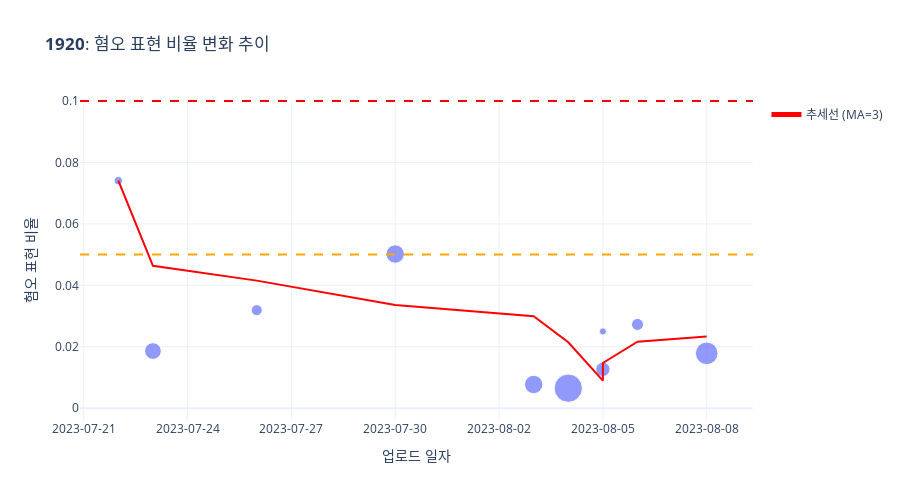
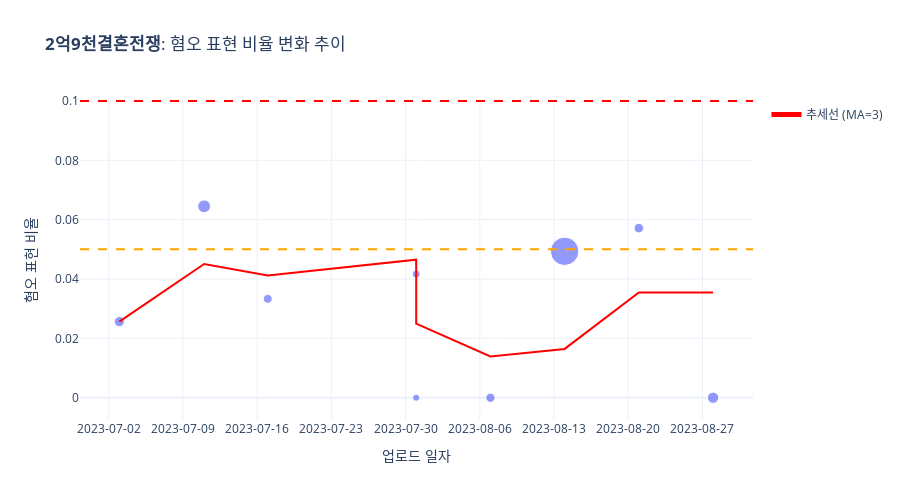
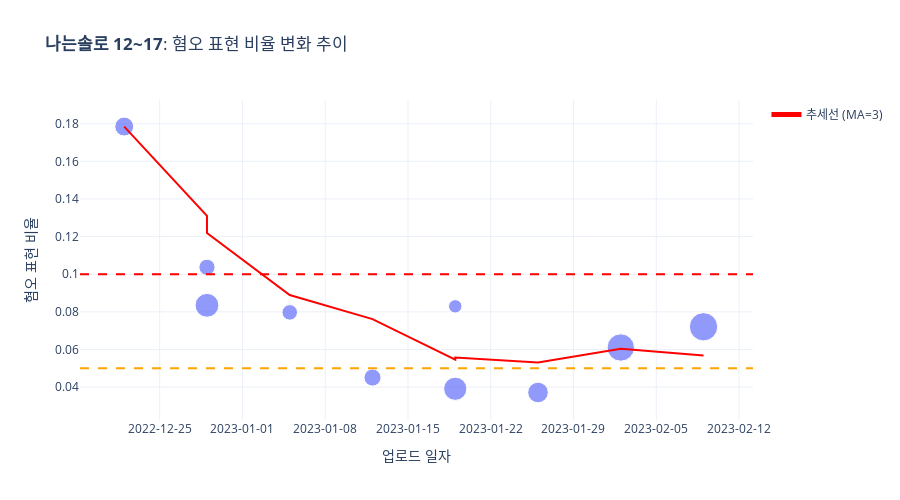
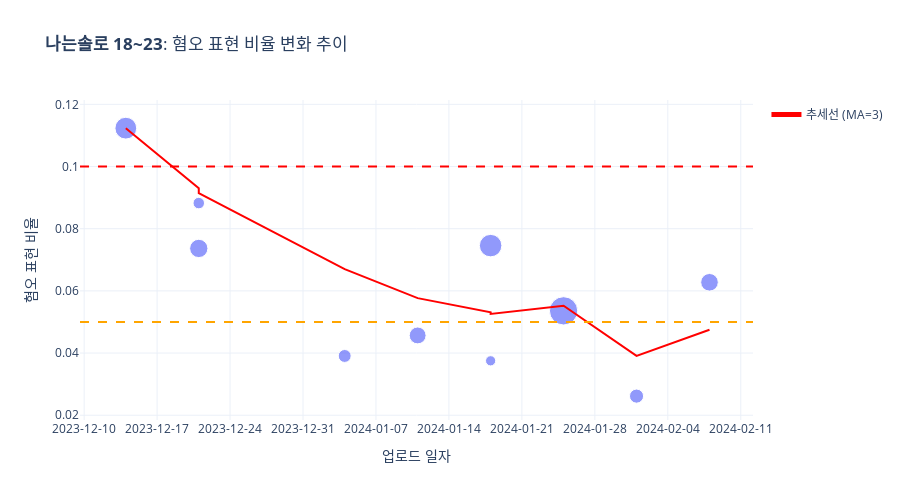

Notebook cell for these charts, in order:
### Markdown cell above
### 10.3 프로그램별 상세 추이

### Code cell
# 프로그램별 상세 추이 분석
if 'upload_date' in video_df.columns:
    programs = sorted(video_df['program'].unique())
    program_figures = []
    
    for prog in programs:
        prog_df = video_df[video_df['program'] == prog].dropna(subset=['upload_date']).sort_values('upload_date')
        
        if len(prog_df) < 3:  # 데이터가 너무 적으면 건너뛰기
            continue
        
        # 이동평균 계산
        window_size = max(3, int(len(prog_df) * 0.2))
        prog_df['trend'] = prog_df['hate_ratio'].rolling(window=window_size, min_periods=1).mean()
        
        fig_p = px.scatter(
            prog_df, 
            x='upload_date', 
            y='hate_ratio', 
            size='total_comments', 
            hover_data=['video_title', 'avg_hate_score'],
            title=f"<b>{prog}</b>: 혐오 표현 비율 변화 추이",
            labels={
                'upload_date': '업로드 일자', 
                'hate_ratio': '혐오 표현 비율',
                'total_comments': '댓글 수'
            },
            height=500
        )
        
        # 추세선 추가
        fig_p.add_trace(
            go.Scatter(
                x=prog_df['upload_date'],
                y=prog_df['trend'],
                mode='lines',
                name=f'추세선 (MA={window_size})',
                line=dict(color='red', width=2, dash='solid')
            )
        )
        
        fig_p.update_xaxes(tickformat="%Y-%m-%d")
        fig_p.add_hline(y=0.05, line_dash="dash", line_color="orange")
        fig_p.add_hline(y=0.1, line_dash="dash", line_color="red")
        fig_p.show()
        
        program_figures.append(fig_p)
    
    print(f"✓ {len(program_figures)}개 프로그램의 상세 추이 그래프 생성 완료")
    print("💡 각 프로그램별로 시간에 따른 혐오 패턴 변화를 확인할 수 있습니다.")
else:
    print("⚠ 날짜 정보가 없어 프로그램별 상세 추이를 생성할 수 없습니다.")
print()

### Figure 1 — Plotly figure (JSON) as saved in the notebook; plotly's stock layout.template omitted (floating-point values rounded to 4 significant figures)
{"data": [{"customdata": [["정윤과 세연 그리고 지민의 질투를 받는 지우 | 19/20 | 넷플릭스", 0.9159], ["[선공개] 지우 앞에서 다른 여자와 데이트하려는 정윤 | 19/20 | 넷플릭스", 0.9389], ["[미공개] 나는 어제 데이트가 불만족스러웠다? | 19/20 | 넷플릭스", 0.9404], ["[선공개] 설렘주의 평석❤️희지 첫 뽀뽀 | 19/20 | 넷플릭스", 0.9128], ["후회하는 선택이 있다? YES! | 19/20 | 넷플릭스", 0.9568], ["열아홉 스물 주인공들이 말해주는 비하인드 리뷰 | 19/20 | 넷플릭스", 0.9612], ["[미공개] 한 침대에서 꿀잠 잔 평석❤️희지 | 19/20 | 넷플릭스", 0.9426], ["찐친들의 '우정 사진' 포즈 추천 | 19/20 | 넷플릭스", 0.9534], ["스무 살, 첫사랑을 이루어준 직진 고백법💕 | 19/20 | 넷플릭스", 0.9571], ["[미공개] 달달함 한도 초과하는 지우❤정윤 | 19/20 | 넷플릭스", 0.9583]], "hovertemplate": "업로드 일자=%{x}<br>혐오 표현 비율=%{y}<br>댓글 수=%{marker.size}<br>video_title=%{customdata[0]}<br>avg_hate_score=%{customdata[1]}<extra></extra>", "legendgroup": "", "marker": {"color": "#636efa", "size": [54, 215, 94, 259, 259, 614, 158, 40, 110, 392], "sizemode": "area", "sizeref": 1.535, "symbol": "circle"}, "mode": "markers", "name": "", "orientation": "v", "showlegend": false, "type": "scatter", "x": ["2023-07-22T00:00:00.000000000", "2023-07-23T00:00:00.000000000", "2023-07-26T00:00:00.000000000", "2023-07-30T00:00:00.000000000", "2023-08-03T00:00:00.000000000", "2023-08-04T00:00:00.000000000", "2023-08-05T00:00:00.000000000", "2023-08-05T00:00:00.000000000", "2023-08-06T00:00:00.000000000", "2023-08-08T00:00:00.000000000"], "xaxis": "x", "y": [0.07407, 0.0186, 0.03191, 0.05019, 0.007722, 0.006515, 0.01266, 0.025, 0.02727, 0.01786], "yaxis": "y"}, {"line": {"color": "red", "dash": "solid", "width": 2}, "mode": "lines", "name": "추세선 (MA=3)", "type": "scatter", "x": ["2023-07-22T00:00:00.000000000", "2023-07-23T00:00:00.000000000", "2023-07-26T00:00:00.000000000", "2023-07-30T00:00:00.000000000", "2023-08-03T00:00:00.000000000", "2023-08-04T00:00:00.000000000", "2023-08-05T00:00:00.000000000", "2023-08-05T00:00:00.000000000", "2023-08-06T00:00:00.000000000", "2023-08-08T00:00:00.000000000"], "y": [0.07407, 0.04634, 0.04153, 0.03357, 0.02994, 0.02148, 0.008965, 0.01472, 0.02164, 0.02338]}], "layout": {"height": 500, "legend": {"itemsizing": "constant", "tracegroupgap": 0}, "shapes": [{"line": {"color": "orange", "dash": "dash"}, "type": "line", "x0": 0, "x1": 1, "xref": "x domain", "y0": 0.05, "y1": 0.05, "yref": "y"}, {"line": {"color": "red", "dash": "dash"}, "type": "line", "x0": 0, "x1": 1, "xref": "x domain", "y0": 0.1, "y1": 0.1, "yref": "y"}], "title": {"text": "<b>1920</b>: 혐오 표현 비율 변화 추이"}, "xaxis": {"anchor": "y", "domain": [0, 1], "tickformat": "%Y-%m-%d", "title": {"text": "업로드 일자"}}, "yaxis": {"anchor": "x", "domain": [0, 1], "title": {"text": "혐오 표현 비율"}}}}

### Figure 2 — Plotly figure (JSON) as saved in the notebook; plotly's stock layout.template omitted (floating-point values rounded to 4 significant figures)
{"data": [{"customdata": [["[#2억9천] 💸2억 9천만 원의 상금이 걸린 의문의 서바이벌과 결혼 자금을 위해 극한의 게임에 참가한 예비부부들ㄷㄷ 1화 요약본🔥 | #갓구운클립", 0.9132], ["[#2억9천] 2화 요약본🔥 경쟁을 위해 예비부부한테 거짓말 탐지기까지?! 최초 탈락자부터 남자 참호 대결까지 반전의 연속 ㄷㄷ | #갓구운클립", 0.9336], ["[#2억9천] 3화 요약본💥 잘 봐, 언니들 난투극이다^^ 피지컬100 뺨치는 여자들의 몸싸움부터 성치현 반전 결과까지 30분 서사🤯 | #갓구운클립", 0.945], ["[#2억9천] 내 손끝에 걸린 2억 9천💥 지금까지의 데스매치와는 차원이 다른 4라운드 데스매치 〈사랑의 정지선〉 | #갓구운클립", 0.95], ["[#2억9천] 군대❌ 쇠사슬에 눈까지 가리는 커플 미션⭕️ 아무도 예상 못 했던 탈락자 등장! 데스매치 결과는..? | #갓구운클립", 0.9428], ["[#2억9천] 남녀 2명이 300kg 타이어를 어떻게 뒤집어요? 이들이 해냄💪 한계 끝에서 힘을 주는 '우리 팀' | #갓구운클립", 0.9751], ["[#290M] A time of overcoming one's limits and enduring with venom😢 Who will be the winner of the ...", 0.9466], ["[#2억9천] 나보다 글래머 몸매가 더 좋다는 남친 ;; 결승 전 최종 관문🔥 고수위 질문이 오가는 거짓말 탐지기 데스매치 ㄷㄷ | #갓구운클립", 0.9549], ["[#2억9천] 우승이 코앞!💵 웨딩드레스와 턱시도 입고👰🤵 극한의 상황 속 눈물의 레이스💦 | #갓구운클립", 0.9632]], "hovertemplate": "업로드 일자=%{x}<br>혐오 표현 비율=%{y}<br>댓글 수=%{marker.size}<br>video_title=%{customdata[0]}<br>avg_hate_score=%{customdata[1]}<extra></extra>", "legendgroup": "", "marker": {"color": "#636efa", "size": [39, 62, 30, 24, 19, 32, 304, 35, 48], "sizemode": "area", "sizeref": 0.76, "symbol": "circle"}, "mode": "markers", "name": "", "orientation": "v", "showlegend": false, "type": "scatter", "x": ["2023-07-03T00:00:00.000000000", "2023-07-11T00:00:00.000000000", "2023-07-17T00:00:00.000000000", "2023-07-31T00:00:00.000000000", "2023-07-31T00:00:00.000000000", "2023-08-07T00:00:00.000000000", "2023-08-14T00:00:00.000000000", "2023-08-21T00:00:00.000000000", "2023-08-28T00:00:00.000000000"], "xaxis": "x", "y": [0.02564, 0.06452, 0.03333, 0.04167, 0.0, 0.0, 0.04934, 0.05714, 0.0], "yaxis": "y"}, {"line": {"color": "red", "dash": "solid", "width": 2}, "mode": "lines", "name": "추세선 (MA=3)", "type": "scatter", "x": ["2023-07-03T00:00:00.000000000", "2023-07-11T00:00:00.000000000", "2023-07-17T00:00:00.000000000", "2023-07-31T00:00:00.000000000", "2023-07-31T00:00:00.000000000", "2023-08-07T00:00:00.000000000", "2023-08-14T00:00:00.000000000", "2023-08-21T00:00:00.000000000", "2023-08-28T00:00:00.000000000"], "y": [0.02564, 0.04508, 0.04116, 0.04651, 0.025, 0.01389, 0.01645, 0.03549, 0.03549]}], "layout": {"height": 500, "legend": {"itemsizing": "constant", "tracegroupgap": 0}, "shapes": [{"line": {"color": "orange", "dash": "dash"}, "type": "line", "x0": 0, "x1": 1, "xref": "x domain", "y0": 0.05, "y1": 0.05, "yref": "y"}, {"line": {"color": "red", "dash": "dash"}, "type": "line", "x0": 0, "x1": 1, "xref": "x domain", "y0": 0.1, "y1": 0.1, "yref": "y"}], "title": {"text": "<b>2억9천결혼전쟁</b>: 혐오 표현 비율 변화 추이"}, "xaxis": {"anchor": "y", "domain": [0, 1], "tickformat": "%Y-%m-%d", "title": {"text": "업로드 일자"}}, "yaxis": {"anchor": "x", "domain": [0, 1], "title": {"text": "혐오 표현 비율"}}}}

### Figure 3 — Plotly figure (JSON) as saved in the notebook; plotly's stock layout.template omitted (floating-point values rounded to 4 significant figures)
{"data": [{"customdata": [["[나는 SOLO] 모솔이라곤 믿을 수 없는 미모의 모솔녀들이 나타났다 //ep12-3", 0.8855], ["[나는 SOLO] 왜 모솔인지 알 것 같아요.. 적막의 저녁식사 //ep12-10", 0.9124], ["[나는 SOLO] 까불면 안되겠다 모솔남들의 자기 소개 시작 //ep12-11", 0.904], ["[나는 SOLO] 드디어 모솔녀들의 자기 소개 타임~! 여주에서 내 남주를 찾기 위한 여자들의 매.력.대.방.출!! //ep12-13", 0.9109], ["[나는 SOLO] 야식 먹으면서 궁금한 것 좀 물어볼게요 //ep12-22", 0.9336], ["[나는 SOLO] 누가 영수 좀 말려줘요! 주인공은 싫은데 주인공 된 영수! //ep12-24", 0.9201], ["[나는 SOLO] 진짜 이 선택이 맞아요? 한치 앞도 모를 충격 결과!  //ep12-28", 0.9255], ["[나는 SOLO] 옥순의 마음을 알고 싶은 광수! 그의 물음표는 과연 어디로? //ep12-33", 0.9325], ["[나는 SOLO] 난 그냥 확신을 받고 싶었을 뿐... 광수의 고백과 옥순의 마음 //ep12-38", 0.9152], ["[나는 SOLO] 그것조차도 협박으로 느껴질 것 같아... 광수의 처절한 외침 //ep12-44", 0.9148]], "hovertemplate": "업로드 일자=%{x}<br>혐오 표현 비율=%{y}<br>댓글 수=%{marker.size}<br>video_title=%{customdata[0]}<br>avg_hate_score=%{customdata[1]}<extra></extra>", "legendgroup": "", "marker": {"color": "#636efa", "size": [409, 647, 299, 276, 333, 614, 205, 485, 852, 916], "sizemode": "area", "sizeref": 2.29, "symbol": "circle"}, "mode": "markers", "name": "", "orientation": "v", "showlegend": false, "type": "scatter", "x": ["2022-12-22T00:00:00.000000000", "2022-12-29T00:00:00.000000000", "2022-12-29T00:00:00.000000000", "2023-01-05T00:00:00.000000000", "2023-01-12T00:00:00.000000000", "2023-01-19T00:00:00.000000000", "2023-01-19T00:00:00.000000000", "2023-01-26T00:00:00.000000000", "2023-02-02T00:00:00.000000000", "2023-02-09T00:00:00.000000000"], "xaxis": "x", "y": [0.1785, 0.08346, 0.1037, 0.07971, 0.04505, 0.03909, 0.08293, 0.03711, 0.06103, 0.07205], "yaxis": "y"}, {"line": {"color": "red", "dash": "solid", "width": 2}, "mode": "lines", "name": "추세선 (MA=3)", "type": "scatter", "x": ["2022-12-22T00:00:00.000000000", "2022-12-29T00:00:00.000000000", "2022-12-29T00:00:00.000000000", "2023-01-05T00:00:00.000000000", "2023-01-12T00:00:00.000000000", "2023-01-19T00:00:00.000000000", "2023-01-19T00:00:00.000000000", "2023-01-26T00:00:00.000000000", "2023-02-02T00:00:00.000000000", "2023-02-09T00:00:00.000000000"], "y": [0.1785, 0.131, 0.1219, 0.08895, 0.07614, 0.05461, 0.05569, 0.05304, 0.06036, 0.05673]}], "layout": {"height": 500, "legend": {"itemsizing": "constant", "tracegroupgap": 0}, "shapes": [{"line": {"color": "orange", "dash": "dash"}, "type": "line", "x0": 0, "x1": 1, "xref": "x domain", "y0": 0.05, "y1": 0.05, "yref": "y"}, {"line": {"color": "red", "dash": "dash"}, "type": "line", "x0": 0, "x1": 1, "xref": "x domain", "y0": 0.1, "y1": 0.1, "yref": "y"}], "title": {"text": "<b>나는솔로 12~17</b>: 혐오 표현 비율 변화 추이"}, "xaxis": {"anchor": "y", "domain": [0, 1], "tickformat": "%Y-%m-%d", "title": {"text": "업로드 일자"}}, "yaxis": {"anchor": "x", "domain": [0, 1], "title": {"text": "혐오 표현 비율"}}}}

### Figure 4 — Plotly figure (JSON) as saved in the notebook; plotly's stock layout.template omitted (floating-point values rounded to 4 significant figures)
{"data": [{"customdata": [["[나는 SOLO] 이번 기수 왜 이래...? 비주얼 다들 미쳤다! //ep18-4", 0.9182], ["[나는 SOLO] 드디어 시작되는 남자들의 자기소개! 과연 18기 남자들의 반전 직업은...? //ep18-11", 0.9257], ["[나는 SOLO] 이어지는 남자들의 자기 소개! 장거리는 아예 문제가 없다고?! //ep18-12", 0.9066], ["[나는 SOLO] 신데렐라보다 영자가 좋은 광수! 영자가 챙겨준 비타민에 행복사 직전? //ep18-23", 0.9161], ["[나는 SOLO] 드디어 시작되는 귓속말 데이트! 그런데... 영호에게 흔들리는 영자...??? //ep18-25", 0.8977], ["[나는 SOLO] 중꺾마 광수의 무한 고백에 지쳐가는 영자 //ep18-35", 0.8623], ["[나는 SOLO] 꼬여가는 솔로나라... 영호는 아침부터 마음 알아보기 바쁜데... //ep18-33", 0.9319], ["[나는 SOLO] 답답한 마음에 자~꾸 하소연하는 광수ㅠㅠ //ep18-42", 0.9197], ["[나는 SOLO] 광수의 노력에 영자도 노력해 보려는데! 근데 이거 끝점 같은데...? //18-49", 0.8951], ["[나는 SOLO] 최고점을 찍어버린 갈등,, 얘기할수록 오해만 쌓이는 광수와 영자... //ep18-53", 0.9073]], "hovertemplate": "업로드 일자=%{x}<br>혐오 표현 비율=%{y}<br>댓글 수=%{marker.size}<br>video_title=%{customdata[0]}<br>avg_hate_score=%{customdata[1]}<extra></extra>", "legendgroup": "", "marker": {"color": "#636efa", "size": [365, 258, 102, 128, 219, 389, 80, 616, 153, 239], "sizemode": "area", "sizeref": 1.54, "symbol": "circle"}, "mode": "markers", "name": "", "orientation": "v", "showlegend": false, "type": "scatter", "x": ["2023-12-14T00:00:00.000000000", "2023-12-21T00:00:00.000000000", "2023-12-21T00:00:00.000000000", "2024-01-04T00:00:00.000000000", "2024-01-11T00:00:00.000000000", "2024-01-18T00:00:00.000000000", "2024-01-18T00:00:00.000000000", "2024-01-25T00:00:00.000000000", "2024-02-01T00:00:00.000000000", "2024-02-08T00:00:00.000000000"], "xaxis": "x", "y": [0.1123, 0.07364, 0.08824, 0.03906, 0.04566, 0.07455, 0.0375, 0.05357, 0.02614, 0.06276], "yaxis": "y"}, {"line": {"color": "red", "dash": "solid", "width": 2}, "mode": "lines", "name": "추세선 (MA=3)", "type": "scatter", "x": ["2023-12-14T00:00:00.000000000", "2023-12-21T00:00:00.000000000", "2023-12-21T00:00:00.000000000", "2024-01-04T00:00:00.000000000", "2024-01-11T00:00:00.000000000", "2024-01-18T00:00:00.000000000", "2024-01-18T00:00:00.000000000", "2024-01-25T00:00:00.000000000", "2024-02-01T00:00:00.000000000", "2024-02-08T00:00:00.000000000"], "y": [0.1123, 0.09299, 0.0914, 0.06698, 0.05765, 0.05309, 0.05257, 0.05521, 0.03907, 0.04749]}], "layout": {"height": 500, "legend": {"itemsizing": "constant", "tracegroupgap": 0}, "shapes": [{"line": {"color": "orange", "dash": "dash"}, "type": "line", "x0": 0, "x1": 1, "xref": "x domain", "y0": 0.05, "y1": 0.05, "yref": "y"}, {"line": {"color": "red", "dash": "dash"}, "type": "line", "x0": 0, "x1": 1, "xref": "x domain", "y0": 0.1, "y1": 0.1, "yref": "y"}], "title": {"text": "<b>나는솔로 18~23</b>: 혐오 표현 비율 변화 추이"}, "xaxis": {"anchor": "y", "domain": [0, 1], "tickformat": "%Y-%m-%d", "title": {"text": "업로드 일자"}}, "yaxis": {"anchor": "x", "domain": [0, 1], "title": {"text": "혐오 표현 비율"}}}}
